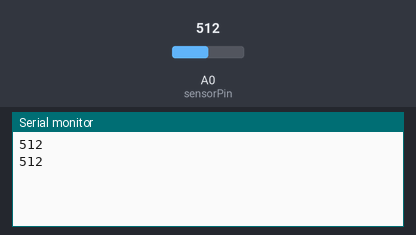
This sketch was run on a simulated Arduino Uno, built with avr-gcc and run on an emulated ATmega328P. On the bench: the last lines printed to the serial monitor. The test bench sets the inputs (shaded band); at power-on: A0 (sensorPin) = 512.

Above: at 1.8 s.
1.9 s: A0 (sensorPin) set to 716
At 2.8 s:
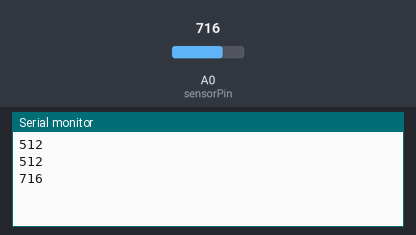
3.4 s: A0 (sensorPin) set to 900
At 4.8 s:
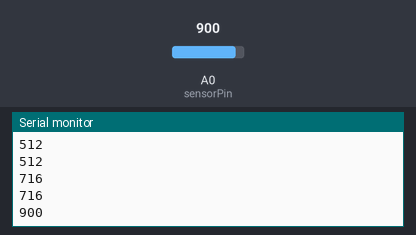
Timing chart, 0 to 6.4 s (numbered marks = the images above; inputs shaded):
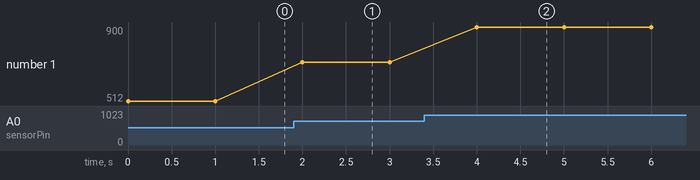

Measured:
- after the input at 1.9 s, the serial monitor: prints a new line after 0.10 s (image 1)
- after the input at 3.4 s, the serial monitor: prints a new line after 0.60 s (image 2)
- plotted number 1: 512 → 716 after the input at 1.9 s, 716 → 900 after the input at 3.4 s

The sketch:

Pression.ino
```cpp
/* capteur de pression
Modifié par Laurène Guelorget le 26 Fev 2014 */

//Déclaration et initialisation des variables
int sensorPin = A0;    // Pin d'entrée du capteur

void setup() {
  Serial.begin(9600); // Initialisation du port série
}

void loop() {
  // Read the input on analog pin 0:
  int sensorValue = analogRead(sensorPin);

  // Print out the value you read (which goes from 0 - 1023):
  Serial.println(sensorValue);

  // Wait 100 milliseconds
  delay(1000);
}
```
